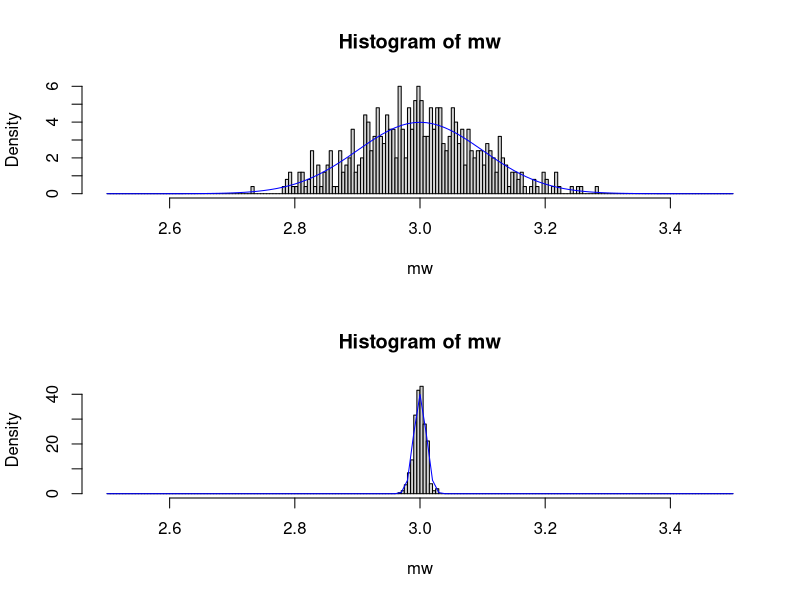

This chart was generated by the following R code:
# R-Aufgabe 2.1: 
# Zur Beurteilung des Verhaltens des Schaetzers vom Erwartungswert bei der 
# Normalverteilung fuehren Sie folgendes Experiment in R durch:
# a)	Generieren Sie 500 verschiedene Stichproben der Laenge   zur Normalverteilung   mit  . 
# b)	Schaetzen Sie fuer jede Stichprobe  . Wie oft trifft der Schaetzer den wahren Wert genau?
# c)	Geben Sie das Histogramm der 500 Schaetzer von   an.
# d)	Ergaenzen Sie nun das Histogramm um die wahre Verteilung des Schaetzers.
# e)	Wiederholen Sie die Schritte a) - d) mit der Stichprobenlaenge
#     und zeichnen Sie die neue Grafik unterhalb der alten. Was faellt Ihnen auf?

op <- par(mfrow = c(2,1)) # 2 Grafiken untereinander
# Parameter der Normalverteilung
mu <- 3
sigma <- 1

m <- 500 # Anzahl Stichproben
n <- 100 # Stichprobenlaenge

# Werfe m Stichproben der Laenge n und bilde jedes Mal den Mittelwert
set.seed(14)
mw=rep(0,m)
for(i in 1:m){
  mw[i]=mean(rnorm(n, mean = mu, sd = sigma))
}

mw[1]

sum(mw == mu) # in der Regel trifft der Schaetzer den wahren Wert gar nicht!

# Stelle Histogramm und wahre Verteilung des Schaetzers in einer Grafik dar.
hist(mw,breaks=seq(mu-0.5,mu+0.5,by=0.005),freq=FALSE)
curve(dnorm(x,mean=mu,sd=sigma/sqrt(n)), add=TRUE, col="BLUE") # Theoretische Verteilung wie aus der Vorlesung bekannt

# Zweite Runde:
n <- 10000 # Stichprobenlaenge in der zweiten Runde
for(i in 1:m){
  mw[i]=mean(rnorm(n, mean = mu, sd = sigma))
}
sum(mw == mu) # in der Regel trifft der Schaetzer den wahren Wert gar nicht!

# Stelle Histogramm und wahre Verteilung des Schaetzers in einer Grafik dar.

hist(mw,breaks=seq(mu-0.5,mu+0.5,by=0.005),freq=FALSE)
curve(dnorm(x,mean=mu,sd=sigma/sqrt(n)), add =TRUE,col="BLUE") 
# Theoretische Verteilung, sehr viel schmaler, kleinere Varianz des Schaetzers

par(mfrow = c(1,1)) #Grafikparameter zuruecksetzen

# Aufraemen
rm(list = ls())
